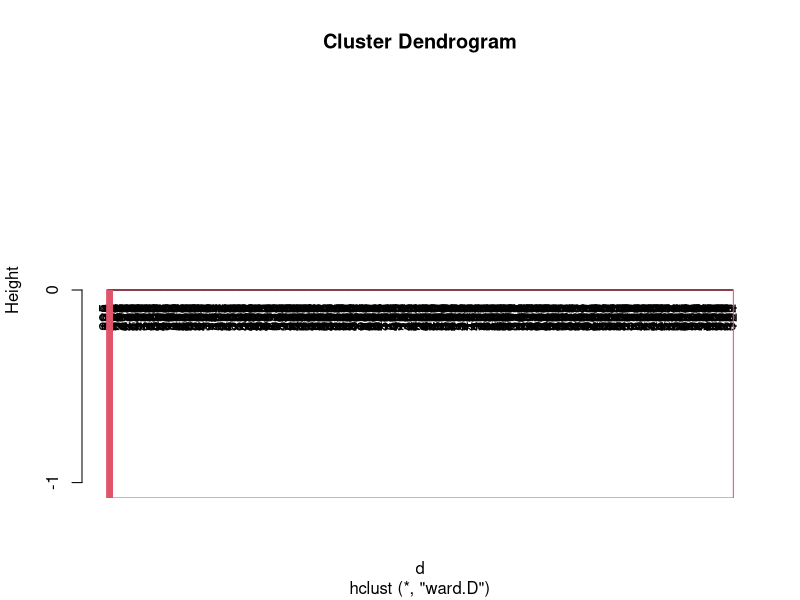
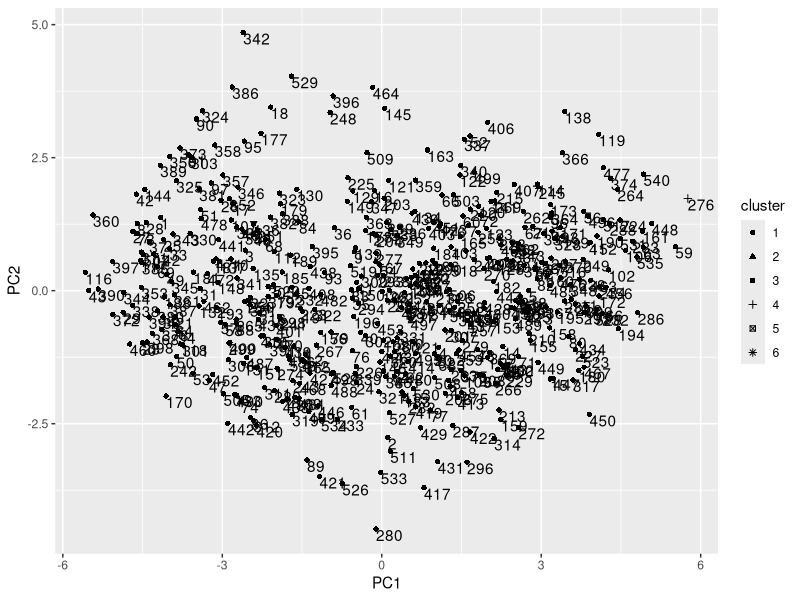
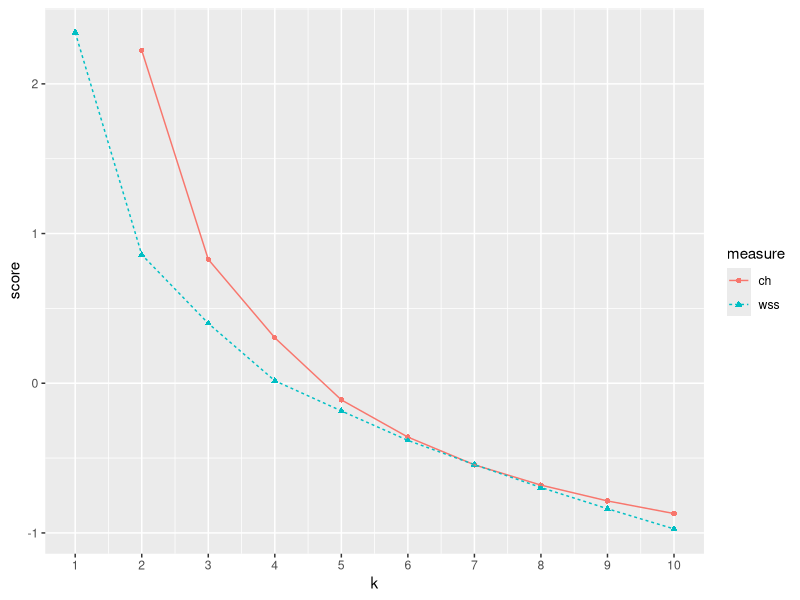

Reproduce these figures in R, in order.
library(foreign)
# Importar sem labels
joa_nl <- read.spss("reforma3.sav", use.value.labels = FALSE, to.data.frame = TRUE)

# lista de vars para cluster analysis
joa_nl2 <- joa_nl[,c("num", "horas_sono2d", "projFuturod", "IGDEd", "Caminhadasd", "fechCasad",
                     "q1.05bz", "AmbFamiliad", "RelsNetosd", "q6.07bz", "q5.08bz", "AjudFilhosd",
                     "IntActCultsd", "q4.06d", "q4.33b", "q4.13", "IndDespFerLazerd",
                     "q8.13z", "q8.14z", "q6.19z", "RelsReformd", "ConsumoCultTVd", "PossInid", "HISTPROFbz",
                     "q2.11bz", "IndANOMIAd", "IndSATISFACAOd", "q6.17z", "DifAdaptMudd", "q8.06bz",
                     "Voluntariadod", "IndDespSauded", "LeJornal", "LeLivros", "q2.20", "q4.19",
                     "Contact_Vizinhos", "Contact_Telef_Amigos",
                     "Ind_SitTrabPassd", "Ind_AtiForaTrabPassd", "Ind_Sauded", "Ind_AmbSociald",
                     "Escolaridaded", "q2.13", "Rendimentod")]

attach(joa_nl2)
pmatrix <- scale(joa_nl2[,-1])
d <- dist(pmatrix, method="binary")
pfit <- hclust(d, method="ward.D")
plot(pfit, labels=joa_nl2$num)
rect.hclust(pfit, k=6)

# Extracting the clusters

groups <- cutree(pfit, k=6)

print_clusters <- function(labels, k){
  for (i in 1:k){
    print(paste("cluster",i))
    print(joa_nl2[labels==i,1:45])
  }
}
# DESCOMENTAR PARA IMPRIMIR
# print_clusters(groups, 6) 

# Projecting the clusters on the first two principal components
library(ggplot2)
princ <- prcomp(na.omit(pmatrix), center = TRUE, scale = TRUE)
nComp <- 2
project <- predict(princ, newdata=pmatrix)[,1:1:nComp]
project.plus <- cbind(as.data.frame(project),
                      cluster=as.factor(groups),
                      ind=joa_nl2$num)
ggplot(project.plus, aes(x=PC1, y=PC2)) +
  geom_point(aes(shape=cluster)) +
  geom_text(aes(label=num),
            hjust=0, vjust=1)

# Running clusterboot
library(fpc)
kbest.p <- 6
cboot.hclust <- clusterboot(pmatrix, clustermethod=hclustCBI,
                            method="ward.D", k=kbest.p)

# summary(cboot.hclust$result)
# groups <- cboot.hclust$result$partition
# print_clusters(groups, kbest.p)
# cboot.hclust$bootmean
# cboot.hclust$bootbrd  NUMBER OF TIMES EACH CLUSTER WAS DISSOLVED

# example 8.7 of section 8.1.3 
# (example 8.7 of section 8.1.3)  : Unsupervised methods : Cluster analysis : Hierarchical clustering with hclust 
# Title: Calculating total within sum of squares 

sqr_edist <- function(x, y) {               # Note: 1 
  sum((x-y)^2)
}

wss.cluster <- function(clustermat) {     	# Note: 2 
  c0 <- apply(clustermat, 2, FUN=mean)    	# Note: 3 
  sum(apply(clustermat, 1, FUN=function(row){sqr_edist(row,c0)}))     	# Note: 4 
}

wss.total <- function(dmatrix, labels) {                               	# Note: 5 
  wsstot <- 0
  k <- length(unique(labels))
  for(i in 1:k)
    wsstot <- wsstot + wss.cluster(subset(dmatrix, labels==i))         	# Note: 6 
  wsstot
}

# Note 1: 
#   Function to calculate squared distance 
#   between two vectors. 

# Note 2: 
#   Function to calculate the WSS for a single 
#   cluster, which is represented as a matrix (one row 
#   for every point). 

# Note 3: 
#   Calculate the centroid of the cluster (the 
#   mean of all the points). 

# Note 4: 
#   Calculate the squared difference of every 
#   point in the cluster from the centroid, and sum 
#   all the distances. 

# Note 5: 
#   Function to compute the total WSS from a set 
#   of data points and cluster labels. 

# Note 6: 
#   Extract each cluster, calculate the 
#   cluster’s WSS, and sum all the values. 

# example 8.8 of section 8.1.3 
# (example 8.8 of section 8.1.3)  : Unsupervised methods : Cluster analysis : Hierarchical clustering with hclust 
# Title: The Calinski-Harabasz index 

totss <- function(dmatrix) {                   # Note: 1 
  grandmean <- apply(dmatrix, 2, FUN=mean)
  sum(apply(dmatrix, 1, FUN=function(row){sqr_edist(row, grandmean)}))
}


ch_criterion <- function(dmatrix, kmax, method="kmeans") {     	# Note: 2 
  if(!(method %in% c("kmeans", "hclust"))) {
    stop("method must be one of c('kmeans', 'hclust')")
  }
  npts <- dim(dmatrix)[1]  # number of rows.
  
  totss <- totss(dmatrix)                                       	# Note: 3 
  
  wss <- numeric(kmax)
  crit <- numeric(kmax)
  wss[1] <- (npts-1)*sum(apply(dmatrix, 2, var))                	# Note: 4 
  for(k in 2:kmax) {                                           	# Note: 5 
    if(method=="kmeans") {
      clustering<-kmeans(dmatrix, k, nstart=10, iter.max=100)
      wss[k] <- clustering$tot.withinss
    }else {  # hclust                                          	# Note: 6 
      d <- dist(dmatrix, method="euclidean")
      pfit <- hclust(d, method="ward.D")
      labels <- cutree(pfit, k=k)
      wss[k] <- wss.total(dmatrix, labels)
    }
  }
  bss <- totss - wss                                            	# Note: 7 
  crit.num <- bss/(0:(kmax-1))                                  	# Note: 8 
  crit.denom <- wss/(npts - 1:kmax)                             	# Note: 9 
  list(crit = crit.num/crit.denom, wss = wss, totss = totss)   	# Note: 10 
}

# Note 1: 
#   Convenience function to calculate the total 
#   sum of squares. 

# Note 2: 
#   A function to calculate the CH index for a 
#   number of clusters from 1 to kmax. 

# Note 3: 
#   The total sum of squares is independent of 
#   the clustering. 

# Note 4: 
#   Calculate WSS for k=1 (which is really just 
#   total sum of squares). 

# Note 5: 
#   Calculate WSS for k from 2 to kmax. kmeans() 
#   returns the total WSS as one of its 
#   outputs. 

# Note 6: 
#   For hclust(), calculate total WSS by 
#   hand. 

# Note 7: 
#   Calculate BSS for k from 1 to kmax. 

# Note 8: 
#   Normalize BSS by k-1. 

# Note 9: 
#   Normalize WSS by npts - k. 

# Note 10: 
#   Return a vector of CH indices and of WSS for 
#   k from 1 to kmax. Also return total sum of 
#   squares. 

# example 8.9 of section 8.1.3 
# (example 8.9 of section 8.1.3)  : Unsupervised methods : Cluster analysis : Hierarchical clustering with hclust 
# Title: Evaluating clusterings with different numbers of clusters 

library(reshape2)                                           # Note: 1 
# alterei para na.omit(pmatrix) por causa dos NA
clustcrit <- ch_criterion(na.omit(pmatrix), 10, method="hclust")     	# Note: 2 
critframe <- data.frame(k=1:10, ch=scale(clustcrit$crit),   	# Note: 3 
                        wss=scale(clustcrit$wss))
critframe <- melt(critframe, id.vars=c("k"),                	# Note: 4 
                  variable.name="measure",
                  value.name="score")
ggplot(critframe, aes(x=k, y=score, color=measure)) +     	# Note: 5 
  geom_point(aes(shape=measure)) + geom_line(aes(linetype=measure)) +
  scale_x_continuous(breaks=1:10, labels=1:10)

# Note 1: 
#   Load the reshape2 package (for the melt() 
#   function). 

# Note 2: 
#   Calculate both criteria for 1–10 
#   clusters. 

# Note 3: 
#   Create a data frame with the number of 
#   clusters, the CH criterion, and the WSS criterion. 
#   We’ll scale both the CH and WSS criteria to 
#   similar ranges so that we can plot them both on 
#   the same graph. 

# Note 4: 
#   Use the melt() function to put the data 
#   frame in a shape suitable for ggplot 

# Note 5: 
#   Plot it. 
